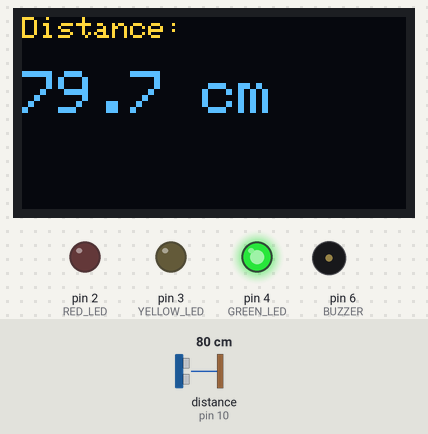
Bench run of a sketch on a simulated Arduino Uno, built with avr-gcc and run on an emulated ATmega328P. Parts: 128×64 one-colour display, output pins drawn as LEDs (lit = HIGH), buzzer (waves = sounding). Wiring (inferred from the names in the program): ultrasonic range finder: trigger pin 9; echo pin 10. Inputs (shaded band) come from the test bench; at power-on: distance to the obstacle (sensor on pin 10) 80 cm. The echo pulse lasts 58.3 µs per cm; the OLED is the two-colour kind (top 16 rows yellow); pins used as bus, display or sensor lines are not drawn; what the sketch prints to the serial monitor is not drawn.

Above: at 2.7 s.
2.8 s: distance to the obstacle (sensor on pin 10) set to 2 cm
At 3.18 s:
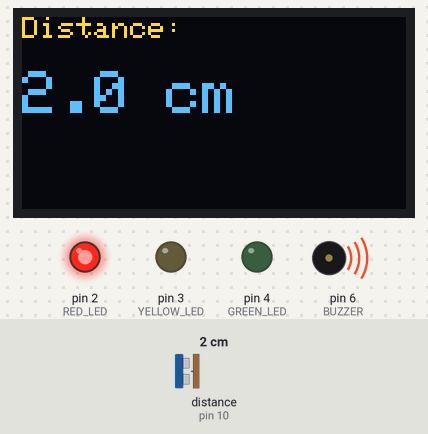
4.9 s: distance to the obstacle (sensor on pin 10) set to 60 cm
At 5.8 s:
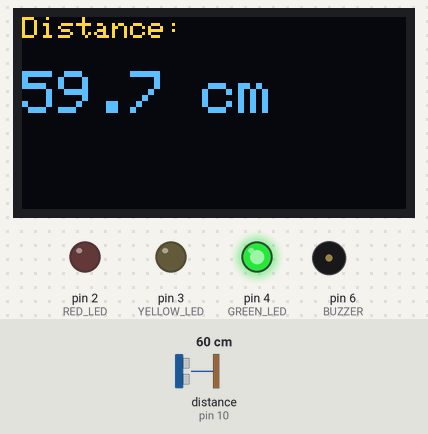
6.6 s: distance to the obstacle (sensor on pin 10) set to 18 cm
At 6.8 s:
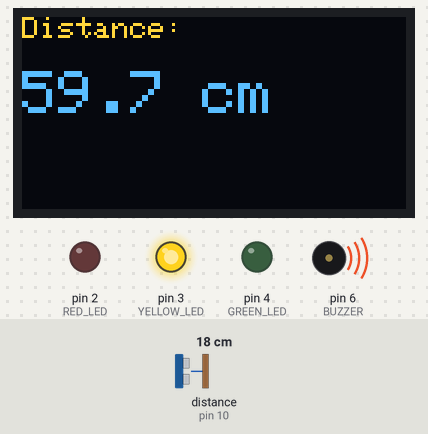
Timing chart, 0 to 14.7 s (numbered marks = the images above; inputs shaded):
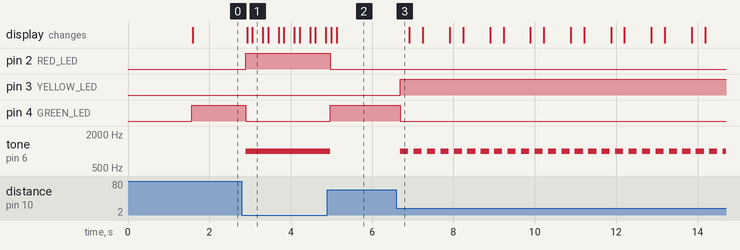

Measured:
- after the input at 2.8 s, pin 2 (RED_LED): LOW → HIGH after 0.10 s; pin 4 (GREEN_LED): HIGH → LOW after 0.10 s; tone on pin 6 (BUZZER): silent → 1000 Hz after 0.10 s; the display: first changes after 0.13 s (image 1 shows a later state)
- after the input at 4.9 s, pin 2 (RED_LED): HIGH → LOW after 0.07 s; pin 4 (GREEN_LED): LOW → HIGH after 0.07 s; tone on pin 6 (BUZZER): 1000 Hz → silent after 0.07 s; the display: first changes after 0.10 s (image 2 shows a later state)
- after the input at 6.6 s, pin 3 (YELLOW_LED): LOW → HIGH after 0.09 s; pin 4 (GREEN_LED): HIGH → LOW after 0.09 s; tone on pin 6 (BUZZER): alternates 1000 Hz for 0.20 s and silent for 0.13 s, starting after 0.09 s

The sketch:

p3-parking-sensor.ino
```cpp
#include <Wire.h>
#include <Adafruit_GFX.h>
#include <Adafruit_SSD1306.h>

#define SCREEN_WIDTH 128
#define SCREEN_HEIGHT 64

Adafruit_SSD1306 display(SCREEN_WIDTH, SCREEN_HEIGHT, &Wire, -1);

#define TRIG 9
#define ECHO 10

#define RED_LED 2
#define YELLOW_LED 3
#define GREEN_LED 4

#define BUZZER 6

void setup() {
  Serial.begin(9600);

  pinMode(TRIG, OUTPUT);
  pinMode(ECHO, INPUT);

  pinMode(RED_LED, OUTPUT);
  pinMode(YELLOW_LED, OUTPUT);
  pinMode(GREEN_LED, OUTPUT);

  if (!display.begin(SSD1306_SWITCHCAPVCC, 0x3C)) {
    Serial.println("OLED Failed");
    while (1);
  }

  display.clearDisplay();
  display.setTextColor(SSD1306_WHITE);
  display.setTextSize(2);
  display.setCursor(10, 20);
  display.println("START");
  display.display();
  delay(1500);
}

void loop() {

  digitalWrite(TRIG, LOW);
  delayMicroseconds(2);

  digitalWrite(TRIG, HIGH);
  delayMicroseconds(10);

  digitalWrite(TRIG, LOW);

  long duration = pulseIn(ECHO, HIGH);
  float distance = duration * 0.0343 / 2.0;

  Serial.print("Distance: ");
  Serial.print(distance);
  Serial.println(" cm");

  display.clearDisplay();
  display.setTextSize(1);
  display.setCursor(0,0);
  display.print("Distance:");

  display.setTextSize(2);
  display.setCursor(0,18);
  display.print(distance,1);
  display.print(" cm");

  noTone(BUZZER);

  digitalWrite(RED_LED, LOW);
  digitalWrite(YELLOW_LED, LOW);
  digitalWrite(GREEN_LED, LOW);

  if(distance < 10){
    digitalWrite(RED_LED,HIGH);
    tone(BUZZER,1000);
  }
  else if(distance < 20){
    digitalWrite(YELLOW_LED,HIGH);
    tone(BUZZER,1000);
    delay(200);
    noTone(BUZZER);
  }
  else{
    digitalWrite(GREEN_LED,HIGH);
  }

  display.display();

  delay(100);
}
```
